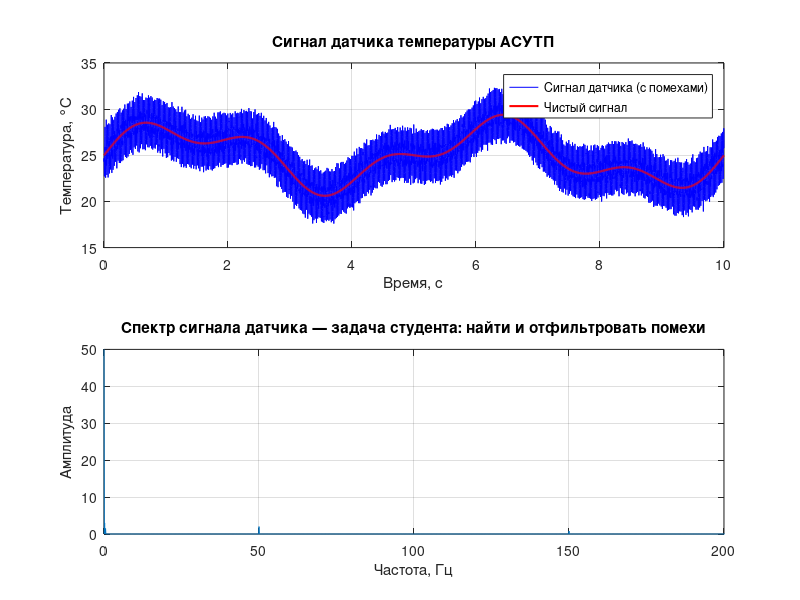

Here is the MATLAB script that generated this plot:
%% lab1_8_generate_data.m
%% Генерация тестового сигнала датчика для Раздела Г лабораторной 1.8
%% Запустить ОДИН РАЗ перед выполнением lab1_8_template.m

rng(2024);   % Фиксированный seed для воспроизводимости

fs_s    = 1000;         % Частота дискретизации датчика, Гц
T_s     = 10;           % Длительность записи, с
t_s     = (0:1/fs_s:T_s-1/fs_s)';

% --- Полезный сигнал (медленный тренд температуры) ---
signal_clean = 25 + 3*sin(2*pi*0.2*t_s) + 1.5*sin(2*pi*0.5*t_s);

% --- Помехи (электромагнитные наводки от электрооборудования) ---
noise_50hz  = 2.0 * sin(2*pi*50*t_s + rand*2*pi);    % 50 Гц (сеть)
noise_150hz = 0.8 * sin(2*pi*150*t_s + rand*2*pi);   % 150 Гц (3-я гармоника)
noise_rand  = 0.3 * randn(size(t_s));                  % Белый шум

% --- Итоговый сигнал ---
sensor_signal = signal_clean + noise_50hz + noise_150hz + noise_rand;

% Сохранить в mat-файл
save('sensor_data.mat', 'sensor_signal', 'signal_clean', 'fs_s', 't_s');

% Метаданные для преподавателя (не раскрывать студентам!)
fprintf('=== Данные сгенерированы ===\n');
fprintf('Полезный сигнал: 0.2 Гц + 0.5 Гц\n');
fprintf('Помехи: 50 Гц (A=2), 150 Гц (A=0.8)\n');
fprintf('Белый шум: σ = 0.3\n');
fprintf('Файл сохранён: sensor_data.mat\n');

% Предварительный график
figure;
subplot(2,1,1);
plot(t_s, sensor_signal, 'b', 'LineWidth',0.5);
hold on; plot(t_s, signal_clean, 'r', 'LineWidth',1.5);
legend('Сигнал датчика (с помехами)', 'Чистый сигнал');
xlabel('Время, с'); ylabel('Температура, °C');
title('Сигнал датчика температуры АСУТП');
grid on;

subplot(2,1,2);
N_g = length(sensor_signal);
f_g = (0:N_g-1)*fs_s/N_g;
S_g = abs(fft(sensor_signal))/N_g*2;
plot(f_g(1:N_g/2), S_g(1:N_g/2));
xlabel('Частота, Гц'); ylabel('Амплитуда');
title('Спектр сигнала датчика — задача студента: найти и отфильтровать помехи');
xlim([0 200]); grid on;
